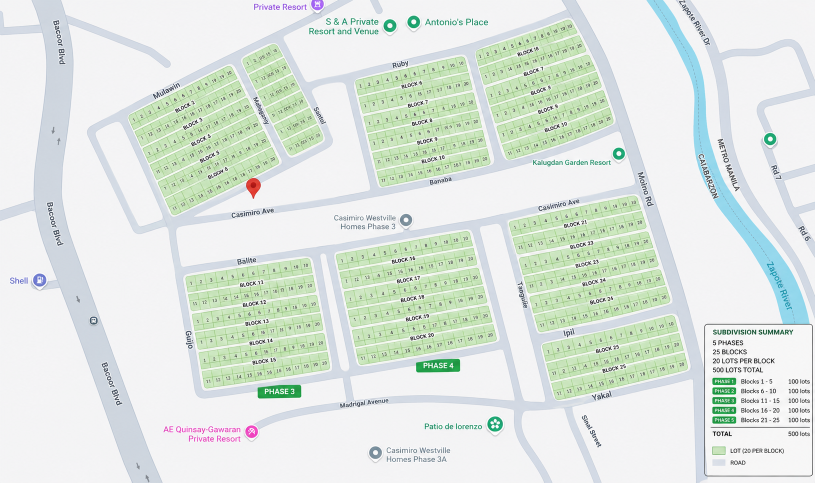
#> input picture web-app/src/assets/lotmap.png, 1630 x 965 px (shown at 1/2 size)
$ python tmp_crop_map_segments.py
#> lines starting #> are read from the running program, lines starting #| are printed output that depends on the picture
from PIL import Image
img = Image.open('web-app/src/assets/lotmap.png').convert('RGB')
#> img is the input picture: PIL image 1630x965 RGB; mean R, G, B 222.1, 231.1, 223.8
regions = {
    'top_left': (120, 40, 560, 420),
    'top_center': (560, 40, 1020, 420),
    'top_right': (1020, 40, 1620, 420),
    'bottom_left': (120, 420, 560, 820),
    'bottom_center': (560, 420, 1020, 820),
    'bottom_right': (1020, 420, 1620, 820),
}
for name, box in regions.items():
    crop = img.crop(box)
    crop.save(f'web-app/src/assets/{name}_crop.png')
#> this loop made 6 passes
#> pass 1, `crop = img.crop(box)`:
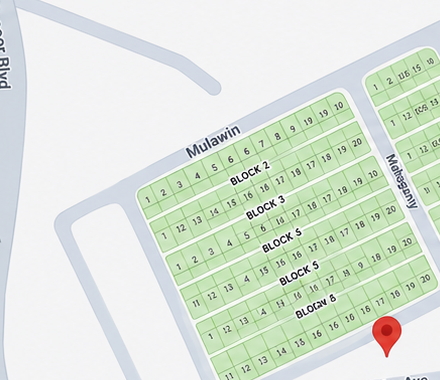
#> crop: PIL image 440x380 RGB; mean R, G, B 220, 229.6, 217.8
#> pass 2, `crop = img.crop(box)`:
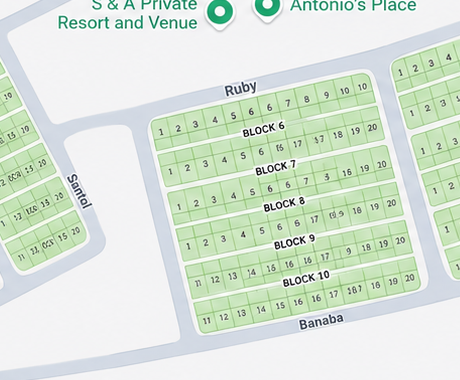
#> crop: PIL image 460x380 RGB; mean R, G, B 216.7, 229.4, 215.5
#> pass 3, `crop = img.crop(box)`:
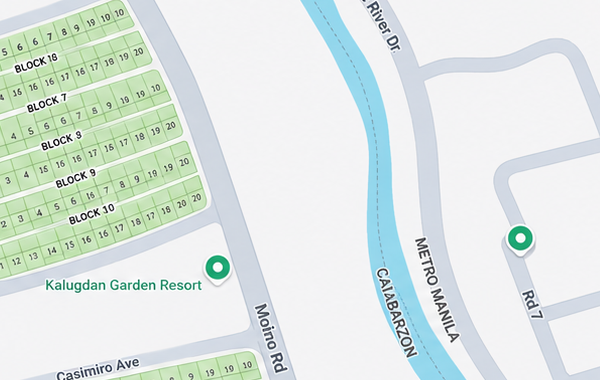
#> crop: PIL image 600x380 RGB; mean R, G, B 221.6, 231.5, 227.1
#> after the loop:
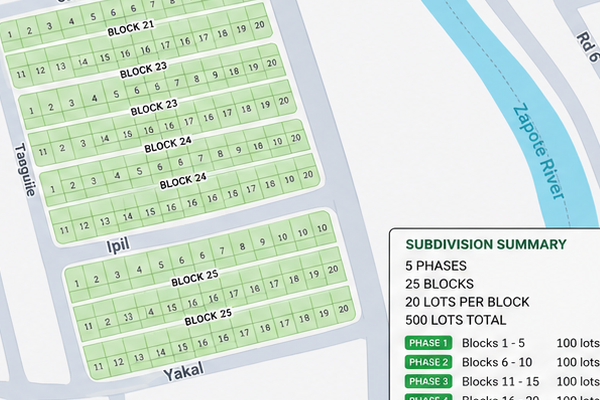
#> crop: PIL image 600x400 RGB; mean R, G, B 211.4, 226.6, 214
print('saved crops')
